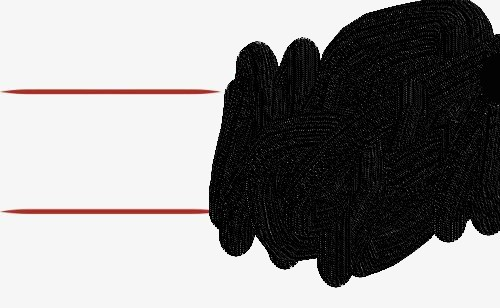
#> input picture cv/red.jpg, 500 x 308 px
$ python -i check_circle.py   (imports and definitions only)
#> lines starting #> are read from the running program, lines starting #| are printed output that depends on the picture; after the words box and inside, x2 and y2 are one past the last pixel; in counts of white or black regions, pixels touching at a corner belong together
#> further down, picture is the input picture: shape (308, 500, 3); mean B, G, R 144.1, 144.3, 145.7
import os
import cv2
import numpy as np
import findcolor

# 判断圆形
def circle(frame):
    gray = cv2.cvtColor(frame, cv2.COLOR_BGR2GRAY)
    gray = cv2.medianBlur(gray, 3)
    #cv2.imshow('camera',gray)
    #cv2.waitKey(1)

    circles = cv2.HoughCircles(gray, cv2.HOUGH_GRADIENT, 1, 200, param1=100, param2=30, minRadius=30, maxRadius=0)

    if circles is None:
        return
    circles = circles.astype(int)
    for i in circles[0, :]:
        # print(i)
        cv2.circle(frame, (i[0], i[1]), i[2], (255, 0, 255), 2)  # 画圆
        cv2.circle(frame, (i[0], i[1]), 2, (0, 255, 255), 2)  # 画圆心

    # cv2.imwrite('circles.jpg', frame)
    cv2.imshow('camera', frame)
    cv2.waitKey(1)
    return [i[0],i[1]]

def black_circle(frame):
    gray = cv2.cvtColor(frame, cv2.COLOR_BGR2GRAY)
    gray = cv2.medianBlur(gray, 3)
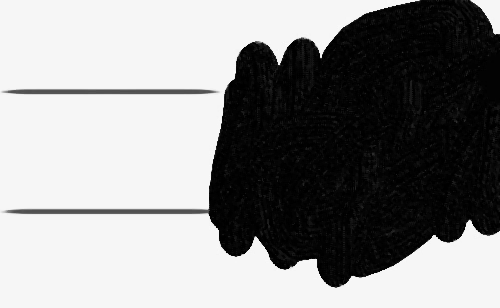
#> gray: shape (308, 500); min 0, max 251, mean 142.6
    #cv2.imshow('camera',gray)
    #cv2.waitKey(1)

    circles = cv2.HoughCircles(gray, cv2.HOUGH_GRADIENT, 1, 200, param1=100, param2=30, minRadius=30, maxRadius=0)
#> circles = [[377.5, 192.5, 69.4]]

    if circles is None:
        return
    circles = circles.astype(int)
#> circles = [[377, 192, 69]]
    for i in circles[0, :]:
        # print(i)
        cv2.circle(frame, (i[0], i[1]), i[2], (255, 0, 255), 2)  # 画圆
        cv2.circle(frame, (i[0], i[1]), 2, (0, 255, 255), 2)  # 画圆心
#> this loop made 1 pass
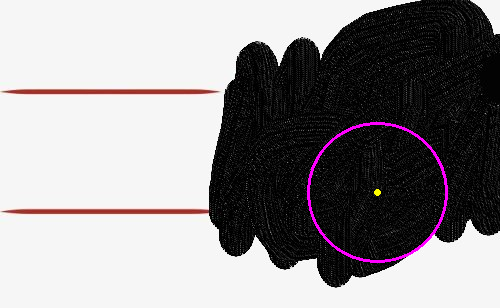
#> frame: shape (308, 500, 3); 0.85% of pixels changed, all inside (x1, y1, x2, y2) = (307, 122, 448, 263)

    # cv2.imwrite('circles.jpg', frame)
    cv2.imshow('camera', frame)
    cv2.waitKey(1)
    return [i[0],i[1]]

>>> import cv2
>>> picture = cv2.imread('red.jpg')
>>> result = black_circle(picture)
#> result = [377, 192]

$ run again, on cv/lung.png
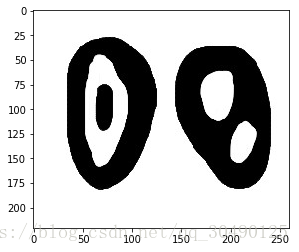
#> input picture cv/lung.png, 299 x 252 px
#> picture is the input picture: shape (252, 299, 3); mean B, G, R 194.2, 194.2, 194.2
#> in black_circle, `gray = cv2.medianBlur(gray, 3)`:
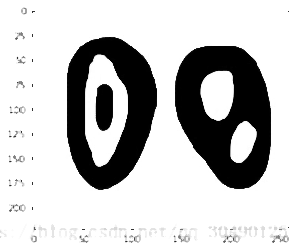
#> gray: shape (252, 299); min 0, max 255, mean 197.8
#> in black_circle, `circles = cv2.HoughCircles(gray, cv2.HOUGH_GRADIENT, 1, 200, param1=10..`: circles = [[32.5, 101.5, 94.5], [238.5, 95.5, 65.5]]
#> in black_circle, `circles = circles.astype(int)`: circles = [[32, 101, 94], [238, 95, 65]]
#> the loop in black_circle, `for i in circles[0, :]:` made 2 passes
#> after the loop in black_circle, `for i in circles[0, :]:`:
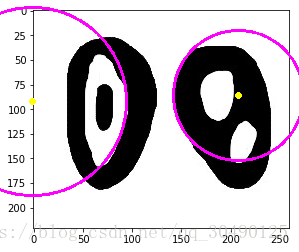
#> frame: shape (252, 299, 3); 2.98% of pixels changed, all inside (x1, y1, x2, y2) = (0, 6, 299, 197)
#> result = [238, 95]
